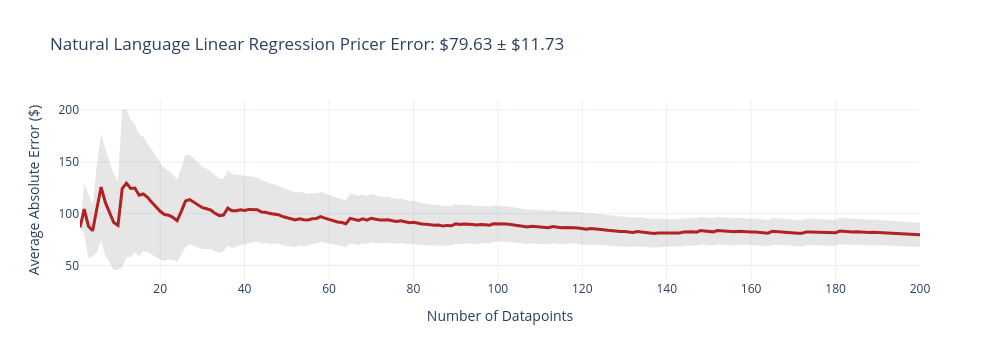
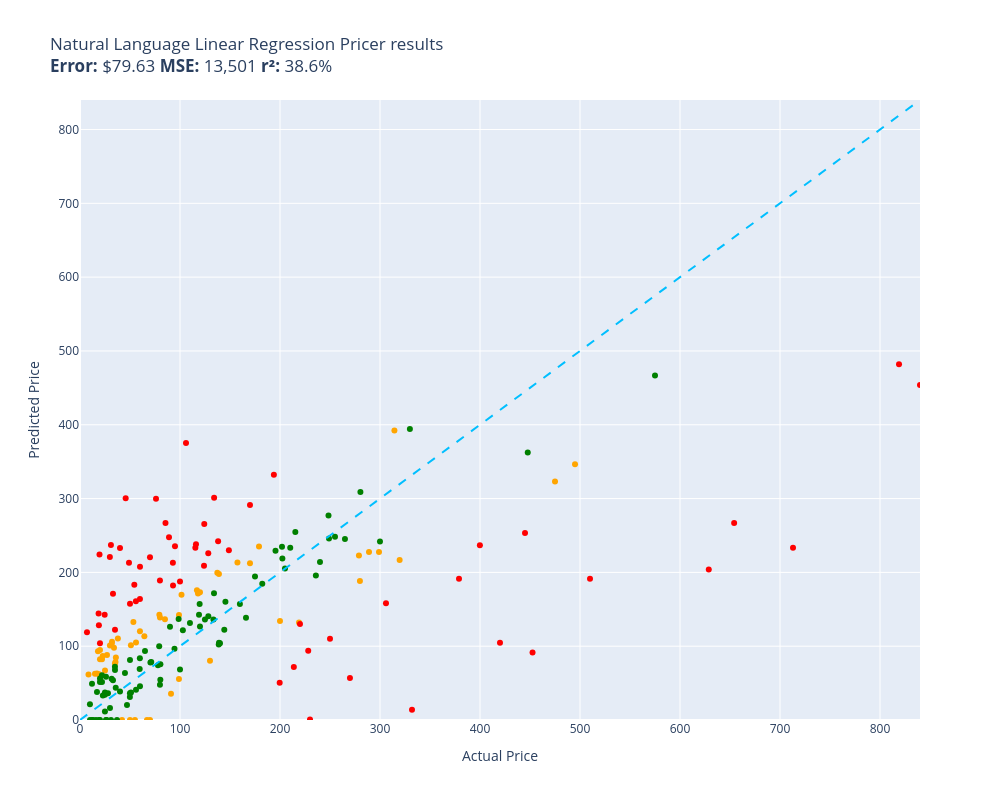

Write notebook code for charts like these, in order.
### Code cell
evaluate(natural_language_linear_regression_pricer, test)

### Figure 1 — Plotly figure (JSON) as saved in the notebook; plotly's stock layout.template omitted (floating-point values rounded to 4 significant figures; data arrays with more than 128 entries replaced by an {"elided": "..."} marker saying what was removed)
{"data": [{"fill": "toself", "fillcolor": "rgba(128,128,128,0.2)", "hoverinfo": "skip", "line": {"color": "rgba(255,255,255,0)"}, "name": "95% CI", "showlegend": false, "type": "scatter", "x": {"elided": "400 int values"}, "y": {"elided": "400 float values"}}, {"customdata": {"elided": "200x1 float values"}, "hovertemplate": "n=%{x}<br>Avg Error=$%{y:,.2f}<br>±95% CI=$%{customdata[0]:,.2f}<extra></extra>", "line": {"color": "firebrick", "width": 3}, "mode": "lines", "name": "Cumulative Avg Error", "type": "scatter", "x": {"elided": "200 int values"}, "y": {"elided": "200 float values"}}], "layout": {"height": 360, "showlegend": false, "title": {"text": "Natural Language Linear Regression Pricer Error: $79.63 ± $11.73"}, "width": 1000, "xaxis": {"title": {"text": "Number of Datapoints"}}, "yaxis": {"title": {"text": "Average Absolute Error ($)"}}}}

### Figure 2 — Plotly figure (JSON) as saved in the notebook; plotly's stock layout.template omitted (floating-point values rounded to 4 significant figures)
{"data": [{"customdata": [["Old Blood Noise Excess V2 Distortion Cho...\nGuess=$132.25 Actual=$219.00"], ["NewPower99 Battery Kit for Samsung Galax...\nGuess=$0.00 Actual=$54.95"], ["EXMAX NG-10X Fresnel Lens Focusing Adapt...\nGuess=$0.00 Actual=$69.98"], ["46mm Digital Pro High-Resolution Close-U...\nGuess=$82.37 Actual=$19.99"], ["GJY Portable TV,10.6 inch Mini TV for AT...\nGuess=$142.71 Actual=$79.36"], ["HK SYSTEMS 13\" Heavy Duty Black \"Push\" O...\nGuess=$136.35 Actual=$84.95"], ["Mini PC, Kinupute Desktop Computer E3-12...\nGuess=$346.55 Actual=$495.00"], ["10GBase-LR SFP+ Transceiver, Handar 10GB...\nGuess=$94.92 Actual=$19.99"], ["Deco Mount Pro Tripod Microphone Stand w...\nGuess=$120.16 Actual=$59.95"], ["Southwire 120V/15A Right Angle User Atta...\nGuess=$110.50 Actual=$37.87"], ["DALDED LED Light Kit for Lego Sonic Gree...\nGuess=$67.00 Actual=$24.99"], ["152MM Hole Saws M42 Bi-Metal High Speed ...\nGuess=$93.11 Actual=$17.99"], ["Baseball Backpacks Large 18 Inch Bookbag...\nGuess=$103.24 Actual=$31.77"], ["Adams Check Payment and Deposit Register...\nGuess=$78.51 Actual=$35.49"], ["3D Tree Hole Branches 075 Stair Risers D...\nGuess=$80.29 Actual=$129.99"], ["KOHLER 18865-CP Filtered Water Faucet, P...\nGuess=$323.15 Actual=$475.00"], ["Projector, CRAZVIEW Projector with WiFi ...\nGuess=$132.74 Actual=$53.40"], ["Festool 492370 Platin 2 S1000 Grit 6-Inc...\nGuess=$35.43 Actual=$91.00"], ["Miyaya@ Funny Animal Masks Collection fo...\nGuess=$63.03 Actual=$16.99"], ["Trail Gear Twin Stick Kit for Top Shift ...\nGuess=$188.22 Actual=$279.92"], ["Beck/Arnley 0421945 Air Filter\nGuess=$84.66 Actual=$35.87"], ["Ceramic Talavera Mexican Tile 4x4\", 9 Pi...\nGuess=$100.90 Actual=$29.95"], ["Marvel Legends Series X-Men 6-Inch Archa...\nGuess=$55.70 Actual=$98.95"], ["Intrepid International Dressage Letters-...\nGuess=$87.94 Actual=$26.99"], ["EMART Photography C Stand with Boom Arm,...\nGuess=$173.01 Actual=$119.99"], ["Replacement Remote Control for PANASONIC...\nGuess=$76.47 Actual=$34.95"], ["KS K-STORM Replacement Silicone Mushroom...\nGuess=$61.68 Actual=$8.50"], ["LSSAGOON Backpack for Women Teen Kids Gi...\nGuess=$97.97 Actual=$33.99"], ["Grey Pneumatic 1311SD Impact Socket Set\nGuess=$213.45 Actual=$157.43"], ["4pc Wheel Spacers Adapters 4\" (2inch Per...\nGuess=$175.78 Actual=$116.95"], ["LSI Broadcom SAS 9300-8i 8-port 12Gb/s S...\nGuess=$171.51 Actual=$118.00"], ["Mikrotik RB3011UIAS-RM RouterBOARD 10xGi...\nGuess=$227.71 Actual=$299.00"], ["AC Compressor & A/C Kit For BMW 335i 335...\nGuess=$392.18 Actual=$314.41"], ["Linkloos Solar Street Lights Outdoor Wat...\nGuess=$105.03 Actual=$55.99"], ["Universal Power Group 12V 100Ah Sealed L...\nGuess=$134.25 Actual=$199.99"], ["Auertech Portable Washing Machine, 14lbs...\nGuess=$142.27 Actual=$98.99"], ["18 Inch White Undermount Kitchen Sink - ...\nGuess=$235.01 Actual=$179.00"], ["New Replacement seat cover fits Yamaha M...\nGuess=$197.76 Actual=$138.95"], ["Evan Fischer Radiator Cooling Fan Assemb...\nGuess=$199.38 Actual=$137.34"], ["Raspberry Pi 3 Model B+ Aluminum Case Me...\nGuess=$62.72 Actual=$14.99"], ["LCD Screen for Dell Inspiron 17R 17.3\" H...\nGuess=$113.52 Actual=$64.37"], ["CTLAMP XL-2100 Professional Quality XL-2...\nGuess=$105.98 Actual=$32.00"], ["Baumgartens Sicurix Blank PVC ID Cards (...\nGuess=$61.81 Actual=$19.11"], ["VIPMOTOZ Sequential Turn Signal Premium ...\nGuess=$223.02 Actual=$278.94"], ["Venom Power Terra Hunter R/T+ R/T All-Te...\nGuess=$216.69 Actual=$319.65"], ["Audio Techinca ATW-T1002 System 10 Handh...\nGuess=$227.65 Actual=$289.00"], ["LD Compatible Ink Cartridge Replacement ...\nGuess=$0.00 Actual=$41.99"], ["BXYJY for Samsung Galaxy Z Fold 3 Case w...\nGuess=$0.00 Actual=$49.99"], ["sabermaster TCG Playmat yugioh playmat T...\nGuess=$82.32 Actual=$21.99"], ["Star Wars Die-Cast Metal TITANIUM Series...\nGuess=$86.77 Actual=$22.70"], ["DuraGo BR5330 Front Vented Disc Brake Ro...\nGuess=$169.69 Actual=$101.51"], ["KZ ZS10 Pro in Ear Monitor Headphone KZ ...\nGuess=$0.00 Actual=$66.99"], ["Pyle 2x120 Watt Home Audio Speaker Power...\nGuess=$101.16 Actual=$50.92"], ["MonMount Triple Monitor Stand Freestandi...\nGuess=$138.94 Actual=$79.99"], ["Xiaomi Redmi 10 2022 NFC 4G LTE (128GB +...\nGuess=$212.43 Actual=$169.99"]], "hovertemplate": "%{customdata[0]}<extra></extra>", "legendgroup": "orange", "marker": {"color": "orange", "size": 6, "symbol": "circle"}, "mode": "markers", "name": "orange", "orientation": "v", "showlegend": true, "type": "scatter", "x": [219.0, 54.95, 69.98, 19.99, 79.36, 84.95, 495.0, 19.99, 59.95, 37.87, 24.99, 17.99, 31.77, 35.49, 130.0, 475.0, 53.4, 91.0, 16.99, 279.9, 35.87, 29.95, 98.95, 26.99, 120.0, 34.95, 8.5, 33.99, 157.4, 117.0, 118.0, 299.0, 314.4, 55.99, 200.0, 98.99, 179.0, 138.9, 137.3, 14.99, 64.37, 32.0, 19.11, 278.9, 319.6, 289.0, 41.99, 49.99, 21.99, 22.7, 101.5, 66.99, 50.92, 79.99, 170.0], "xaxis": "x", "y": [132.3, 0.0, 0.0, 82.37, 142.7, 136.4, 346.6, 94.92, 120.2, 110.5, 67.0, 93.11, 103.2, 78.51, 80.29, 323.1, 132.7, 35.43, 63.03, 188.2, 84.66, 100.9, 55.7, 87.94, 173.0, 76.47, 61.68, 97.97, 213.5, 175.8, 171.5, 227.7, 392.2, 105.0, 134.2, 142.3, 235.0, 197.8, 199.4, 62.72, 113.5, 106.0, 61.81, 223.0, 216.7, 227.6, 0.0, 0.0, 82.32, 86.77, 169.7, 0.0, 101.2, 138.9, 212.4], "yaxis": "y"}, {"customdata": [["telpo Headlight Assembly Fit For 15 Camr...\nGuess=$238.19 Actual=$115.99"], ["Stand for Raven Pro Document Scanner - P...\nGuess=$220.94 Actual=$29.85"], ["RBC12-UPC Replacement Battery Cartridge ...\nGuess=$0.75 Actual=$229.99"], ["Bam France 2002XL Contoured Hightech Bla...\nGuess=$233.44 Actual=$713.00"], ["Metabo HPT 36V MultiVolt™ Cordless Rotar...\nGuess=$191.43 Actual=$379.00"], ["Innovative Percussion CB-6 Chamois Bass ...\nGuess=$183.37 Actual=$54.32"], ["LOVE MEI Galaxy S10 Lite Case, Military ...\nGuess=$170.92 Actual=$32.98"], ["CORSAIR Dominator Platinum RGB 32GB (2x1...\nGuess=$208.84 Actual=$124.00"], ["Bam Trekking 3027SB Single Black Clarine...\nGuess=$13.81 Actual=$332.00"], ["DEWALT 20V MAX* XR Impact Driver with Bl...\nGuess=$91.40 Actual=$452.53"], ["Scranton & Co 3 Drawer Mobile File Cabin...\nGuess=$233.23 Actual=$115.35"], ["Canon EOS Rebel T7 Digital SLR Camera wi...\nGuess=$481.92 Actual=$819.00"], ["Task T24287 Roman Ogee Router Bit with 1...\nGuess=$160.93 Actual=$55.88"], ["Travelpro Platinum Elite Slim Business L...\nGuess=$71.88 Actual=$213.83"], ["JRready ST6313 DT Deutsch Connector Kit,...\nGuess=$50.60 Actual=$199.68"], ["15\" Locking Shower Head Extension Arm in...\nGuess=$189.13 Actual=$79.95"], ["Mylites+ Standard Comic Book Mylar Sleev...\nGuess=$122.39 Actual=$34.99"], ["Dakota Alert MURS Alert Probe Sensor - M...\nGuess=$130.02 Actual=$219.99"], ["Diversitech WG840585 Motor, (Ddb) 1/3Hp,...\nGuess=$301.18 Actual=$134.12"], ["Retevis RT68 Soft Earhook Walkie Talkie ...\nGuess=$119.04 Actual=$6.99"], ["MC: Pindicator (Dual Intensity Amber)\nGuess=$232.97 Actual=$40.00"], ["Poison Spyder 10-08-020 Rocker Knocker\nGuess=$204.02 Actual=$628.76"], ["Lighted Triangle Mirror Cabinet Bathroom...\nGuess=$253.38 Actual=$445.00"], ["BESTILL Wall Mounted Shower Faucet Set, ...\nGuess=$299.82 Actual=$76.00"], ["Engine Thermostat, Replace 19301-PAA-306...\nGuess=$128.39 Actual=$18.89"], ["Dell Optiplex 390 Desktop Computer i3 3....\nGuess=$265.70 Actual=$124.27"], ["Neporal Full Spectrum Light Bulb, 6000K ...\nGuess=$144.25 Actual=$18.59"], ["LEGO Marvel Avengers War Machine Buster ...\nGuess=$163.98 Actual=$59.95"], ["Kingston Brass KS269SN Kingston Clawfoot...\nGuess=$158.32 Actual=$305.99"], ["KOHLER K-1185540-CP Assembly-Slider\nGuess=$300.38 Actual=$45.67"], ["Trim Kit for 2-handle Shower & Tub Valve...\nGuess=$235.49 Actual=$94.99"], ["iPhone 12/12 Pro Nicaragua Guardabarranc...\nGuess=$104.11 Actual=$19.97"], ["Pioneer 2AM401-BN Two Handle Kitchen Fau...\nGuess=$93.75 Actual=$228.22"], ["Aeromotive 13304 Regulator, X1 Adjustabl...\nGuess=$57.02 Actual=$269.95"], ["4LT LUMINETTE Vanity Opal GLS BSN\nGuess=$187.70 Actual=$99.99"], ["Canon Sure Shot 90u 35mm Date Camera\nGuess=$236.69 Actual=$399.89"], ["Wilkinson LOW GAUSS Vintage Tone Strat S...\nGuess=$237.22 Actual=$30.93"], ["Ibanez M510OVS Acoustic Mandolin in Vint...\nGuess=$291.40 Actual=$169.99"], ["Berta (6 Pieces) 1-1/4 inch Overlay, 90 ...\nGuess=$142.64 Actual=$24.66"], ["CradlePoint Compact Broadband Router (CB...\nGuess=$247.66 Actual=$89.00"], ["ECCPP Power Steering Pump for 2009-2010 ...\nGuess=$266.81 Actual=$85.48"], ["Skullcandy Hesh Evo Bluetooth Headphones...\nGuess=$220.41 Actual=$69.99"], ["ROHL WSGUM3018WH Wire Sink Grids, White\nGuess=$225.92 Actual=$128.28"], ["ASUS VY279HE-W 27” 1080P Monitor - White...\nGuess=$242.07 Actual=$138.10"], ["Music Hall pa15.3 MM/MC Phono Preamplifi...\nGuess=$110.08 Actual=$250.00"], ["Lorell Bell Chair Glide, 2.5\", Black\nGuess=$224.24 Actual=$19.50"], ["4 Inches Rolled Muffler Tip Catback Exha...\nGuess=$332.19 Actual=$193.88"], ["Competition Clutch Disc and Pressure Pla...\nGuess=$191.37 Actual=$510.00"], ["KUNFINE Android Radio CarPlay & Android ...\nGuess=$375.17 Actual=$106.00"], ["A-Premium Front Suspension Steering Knuc...\nGuess=$213.17 Actual=$48.99"], ["Dell XPS 13 9343-2727SLV 13.3\" Full HD S...\nGuess=$453.96 Actual=$839.99"], ["Pacific Drums PDCM1618TTRB 16 x 18 Inche...\nGuess=$104.52 Actual=$419.99"], ["Vinyl Soft Top Roll-up Adjustable Truck ...\nGuess=$230.08 Actual=$148.88"], ["Samsung DA97-07603B Freezer Ice Maker As...\nGuess=$182.15 Actual=$93.02"], ["Blanco 230966 Valea Stainless Steel Sink...\nGuess=$213.05 Actual=$92.88"], ["Empava 24\" Single Wall Ovens 10 Cooking ...\nGuess=$266.79 Actual=$654.14"], ["Viola Bow 4/4 Full Size Carbon Fiber (Bl...\nGuess=$157.43 Actual=$49.99"], ["Fender Hendrix Voodoo Child Coiled Instr...\nGuess=$207.74 Actual=$59.99"]], "hovertemplate": "%{customdata[0]}<extra></extra>", "legendgroup": "red", "marker": {"color": "red", "size": 6, "symbol": "circle"}, "mode": "markers", "name": "red", "orientation": "v", "showlegend": true, "type": "scatter", "x": [116.0, 29.85, 230.0, 713.0, 379.0, 54.32, 32.98, 124.0, 332.0, 452.5, 115.3, 819.0, 55.88, 213.8, 199.7, 79.95, 34.99, 220.0, 134.1, 6.99, 40.0, 628.8, 445.0, 76.0, 18.89, 124.3, 18.59, 59.95, 306.0, 45.67, 94.99, 19.97, 228.2, 269.9, 99.99, 399.9, 30.93, 170.0, 24.66, 89.0, 85.48, 69.99, 128.3, 138.1, 250.0, 19.5, 193.9, 510.0, 106.0, 48.99, 840.0, 420.0, 148.9, 93.02, 92.88, 654.1, 49.99, 59.99], "xaxis": "x", "y": [238.2, 220.9, 0.7492, 233.4, 191.4, 183.4, 170.9, 208.8, 13.81, 91.4, 233.2, 481.9, 160.9, 71.88, 50.6, 189.1, 122.4, 130.0, 301.2, 119.0, 233.0, 204.0, 253.4, 299.8, 128.4, 265.7, 144.2, 164.0, 158.3, 300.4, 235.5, 104.1, 93.75, 57.02, 187.7, 236.7, 237.2, 291.4, 142.6, 247.7, 266.8, 220.4, 225.9, 242.1, 110.1, 224.2, 332.2, 191.4, 375.2, 213.2, 454.0, 104.5, 230.1, 182.1, 213.1, 266.8, 157.4, 207.7], "yaxis": "y"}, {"customdata": [["SuppliesOutlet Compatible Toner Cartridg...\nGuess=$122.42 Actual=$144.29"], ["ACDelco GM Original Equipment FW339 Fron...\nGuess=$254.62 Actual=$215.33"], ["8544771 Dryer Heating Element, 279816 Th...\nGuess=$43.79 Actual=$35.74"], ["Pump Head TBVECHI 175PSI 4KW 5.5HP 21CFM...\nGuess=$394.18 Actual=$329.90"], ["Panasonic KX-TG6511B DECT 6.0 PLUS Expan...\nGuess=$99.81 Actual=$79.20"], ["LD Products Compatible Toner Cartridge R...\nGuess=$81.31 Actual=$49.98"], ["APS iBoard 6-inch Aluminum (Black Powder...\nGuess=$233.35 Actual=$210.23"], ["PEMP E65 E66 CDC Simulate Optical Fiber ...\nGuess=$142.62 Actual=$119.00"], ["Intermatic PX300 12V 300W Transformer wi...\nGuess=$171.60 Actual=$134.00"], ["SKB iSeries 3i-13096-6KP Case for BlackM...\nGuess=$194.37 Actual=$174.99"], ["June Garden 12\" Sweet Dolly Charlotte - ...\nGuess=$56.10 Actual=$19.99"], ["Aolemi Oil Rubbed Bronze Single Function...\nGuess=$136.82 Actual=$98.65"], ["Clementoni 39132.5 Jigsaw Puzzle 1,000 P...\nGuess=$47.86 Actual=$79.95"], ["GanFindX Portable Car Hand Controls for ...\nGuess=$157.08 Actual=$159.90"], ["KOMPUTERBAY 4GB 2X 2GB DDR2 1066MHz PC2-...\nGuess=$54.58 Actual=$80.34"], ["Evergreen HSHB2005 Cylinder Head Gasket ...\nGuess=$69.26 Actual=$59.69"], ["Tidal Front + Rear Fender Flares 4PC Poc...\nGuess=$248.28 Actual=$254.99"], ["Wenger City Upgrade Laptop Backpack with...\nGuess=$160.10 Actual=$145.42"], ["AUTOFREE LED Tail Lights Assembly Compat...\nGuess=$234.79 Actual=$201.99"], ["Fjallraven, Kanken Laptop 15\" Backpack f...\nGuess=$157.14 Actual=$119.65"], ["Evan-Fischer Front Bumper Cover Compatib...\nGuess=$218.96 Actual=$202.38"], ["Laisomeke Waterproof Junction Box, Unive...\nGuess=$0.00 Actual=$11.99"], ["Sumerain S1339CM Double Handle Widesprea...\nGuess=$195.89 Actual=$235.86"], ["Webcem Solar Shed Light Outdoor Indoor, ...\nGuess=$74.33 Actual=$77.96"], ["Western Digital Enterprise RE4-GP 2TB SA...\nGuess=$131.27 Actual=$109.95"], ["DIMARZIO 204284 DP 163FBK Blues Bucker G...\nGuess=$126.20 Actual=$89.99"], ["VLAND LED Smoked Taillights Compatible F...\nGuess=$213.96 Actual=$239.99"], ["PM Auto Front Right Quick Complete Strut...\nGuess=$136.04 Actual=$124.94"], ["Tablet PC Cover Compatible with Lenovo T...\nGuess=$55.97 Actual=$31.61"], ["Ultra Duster Canned Air Net 10 Oz 6-Pack\nGuess=$31.20 Actual=$49.90"], ["IQShield Screen Protector Compatible wit...\nGuess=$21.18 Actual=$9.95"], ["Liberty Imports 12 Pack: US Military Toy...\nGuess=$37.80 Actual=$16.98"], ["Pidoko Kids Train Table, Grey with 90 Pc...\nGuess=$126.72 Actual=$119.97"], ["Satco S9596, 4 Count (Pack of 1), 4.18\nGuess=$49.11 Actual=$12.00"], ["ANZO USA 111207 GMC SIERRA 99-06 / YUKON...\nGuess=$184.51 Actual=$182.28"], ["KUNN Small Electrician Tool Pouch Utilit...\nGuess=$51.59 Actual=$21.99"], ["Walker Exhaust Ultra EPA 16478 Direct Fi...\nGuess=$466.81 Actual=$574.99"], ["GE RPWF SmartWater Comparable Refrigerat...\nGuess=$0.00 Actual=$36.99"], ["Urth 62mm UV, Circular Polarizing (CPL),...\nGuess=$104.51 Actual=$139.00"], ["MGP Caliper Covers 39011SACURD Red Powde...\nGuess=$245.86 Actual=$249.00"], ["Royal Designs, Inc. Decorative Abundant ...\nGuess=$37.09 Actual=$24.95"], ["NewFantasia Replacement Audio Cable with...\nGuess=$0.00 Actual=$31.00"], ["MONOCARBON Forged Carbon Fiber Case for ...\nGuess=$45.58 Actual=$59.99"], ["DuraGo 29515020 Front Hub Assembly\nGuess=$140.73 Actual=$128.34"], ["MXR Carbon Copy Deluxe Analog Delay Guit...\nGuess=$229.47 Actual=$195.50"], ["Chalkboard Name Badges with Magnetic Bac...\nGuess=$51.58 Actual=$19.95"], ["GENUINE VOLVO THERMOSTAT (3.0, 3.2) S60 ...\nGuess=$121.56 Actual=$102.85"], ["USB Charger, CIVIE High Speed 60W Multip...\nGuess=$0.00 Actual=$15.99"], ["Pyle Wireless Rear View Backup Camera - ...\nGuess=$77.93 Actual=$70.45"], ["Cardone 84-58642 New HEI Electronic Dist...\nGuess=$138.58 Actual=$165.99"], ["Hp Pavilion P7-1257c Motherboard Aahd3-h...\nGuess=$83.54 Actual=$59.86"], ["Kastar Battery Pack Replacement for Sony...\nGuess=$0.00 Actual=$19.99"], ["Amana Tool - SC587 Carbide Tipped 3-Wing...\nGuess=$78.46 Actual=$71.23"], ["AZX Stylus Pencil for Apple iPad Pro 202...\nGuess=$16.27 Actual=$29.99"], ["UPR Mach 1 Chin Spoiler Fits 94-98 Musta...\nGuess=$93.52 Actual=$64.99"], ["SP Air Corporation SP-8102BU 1/4-Inch He...\nGuess=$205.36 Actual=$204.99"], ["Diversitech UC2436-3 Ultralite Condenser...\nGuess=$75.55 Actual=$80.39"], ["200 ' feet True 14 Gauge AWG CCA Speaker...\nGuess=$63.73 Actual=$44.95"], ["APS iBoard (304 Stainless Steel Polished...\nGuess=$245.17 Actual=$264.95"], ["200 Couples Conversation Cards - Enjoy B...\nGuess=$53.84 Actual=$32.97"], ["The Puppet Company - Carpet-Unicorn, Whi...\nGuess=$0.00 Actual=$19.00"], ["KYX Racing Hardened Steel Center Drive S...\nGuess=$20.19 Actual=$46.99"], ["StonKraft Brass Chess Board Game Set wit...\nGuess=$103.95 Actual=$140.00"], ["OEM Samsung Remote Control Shipped with ...\nGuess=$40.85 Actual=$56.00"], ["Custom Engagement Logo Desk Embosser Sea...\nGuess=$36.09 Actual=$49.95"], ["520 Pieces Christmas Envelope Seal Stick...\nGuess=$0.00 Actual=$25.99"], ["BestPricedDecals Wine A BIT, You'll Feel...\nGuess=$0.00 Actual=$12.98"], ["VATOS 4 Packs Bubble Machine Gun for Kid...\nGuess=$33.13 Actual=$22.88"], ["Steering Wheel, Carbon Fiber Automotive ...\nGuess=$362.28 Actual=$447.74"], ["VONADO Space Wars Colonial Viper MK1 Bui...\nGuess=$38.72 Actual=$39.99"], ["Replacement Remote Control fit for Sony ...\nGuess=$0.00 Actual=$9.99"], ["Disney Princess Sparkling Princess Sleep...\nGuess=$34.35 Actual=$24.95"], ["Glovion Music Stand Light, Clip On Piano...\nGuess=$36.13 Actual=$27.99"], ["Intex River Run Connect Lounge (Four)\nGuess=$96.41 Actual=$94.49"], ["Think Gizmos Build Your Own Robot Toys f...\nGuess=$11.64 Actual=$24.95"], ["HP Laserjet 2100 Laser Printer W/Test Pr...\nGuess=$241.88 Actual=$299.98"], ["PowerSport Front Rear Brakes and Rotors ...\nGuess=$276.94 Actual=$248.51"], ["VTech Strum and Jam Kidi Musical Guitar ...\nGuess=$60.65 Actual=$21.99"], ["Targus CityGear Durable Backpack, Black,...\nGuess=$136.21 Actual=$133.43"], ["W11130208 W10695459 Refrigerator LED Mod...\nGuess=$0.00 Actual=$26.59"], ["Jada Toys Ryan's World Combo Panda Airli...\nGuess=$72.03 Actual=$34.94"], ["STICKGOO Peel and Stick Backsplash for K...\nGuess=$67.79 Actual=$34.99"], ["Garmin 010-12402-10 GT15M-TM Transom-Mou...\nGuess=$102.38 Actual=$138.74"], ["Fitness Center Gym Room Weight Train Dua...\nGuess=$68.37 Actual=$99.99"], ["For Volvo C70 S70 V70 V40 S40 AC Compres...\nGuess=$308.78 Actual=$280.41"], ["Refresh NSF-53 Premium Replacement Refri...\nGuess=$37.16 Actual=$50.99"], ["NICKSTON Red Sparkling Glitter Slim Band...\nGuess=$58.70 Actual=$25.99"]], "hovertemplate": "%{customdata[0]}<extra></extra>", "legendgroup": "green", "marker": {"color": "green", "size": 6, "symbol": "circle"}, "mode": "markers", "name": "green", "orientation": "v", "showlegend": true, "type": "scatter", "x": [144.3, 215.3, 35.74, 329.9, 79.2, 49.98, 210.2, 119.0, 134.0, 175.0, 19.99, 98.65, 79.95, 159.9, 80.34, 59.69, 255.0, 145.4, 202.0, 119.7, 202.4, 11.99, 235.9, 77.96, 110.0, 89.99, 240.0, 124.9, 31.61, 49.9, 9.95, 16.98, 120.0, 12.0, 182.3, 21.99, 575.0, 36.99, 139.0, 249.0, 24.95, 31.0, 59.99, 128.3, 195.5, 19.95, 102.8, 15.99, 70.45, 166.0, 59.86, 19.99, 71.23, 29.99, 64.99, 205.0, 80.39, 44.95, 264.9, 32.97, 19.0, 46.99, 140.0, 56.0, 49.95, 25.99, 12.98, 22.88, 447.7, 39.99, 9.99, 24.95, 27.99, 94.49, 24.95, 300.0, 248.5, 21.99, 133.4, 26.59, 34.94, 34.99, 138.7, 99.99, 280.4, 50.99, 25.99], "xaxis": "x", "y": [122.4, 254.6, 43.79, 394.2, 99.81, 81.31, 233.4, 142.6, 171.6, 194.4, 56.1, 136.8, 47.86, 157.1, 54.58, 69.26, 248.3, 160.1, 234.8, 157.1, 219.0, 0.0, 195.9, 74.33, 131.3, 126.2, 214.0, 136.0, 55.97, 31.2, 21.18, 37.8, 126.7, 49.11, 184.5, 51.59, 466.8, 0.0, 104.5, 245.9, 37.09, 0.0, 45.58, 140.7, 229.5, 51.58, 121.6, 0.0, 77.93, 138.6, 83.54, 0.0, 78.46, 16.27, 93.52, 205.4, 75.55, 63.73, 245.2, 53.84, 0.0, 20.19, 103.9, 40.85, 36.09, 0.0, 0.0, 33.13, 362.3, 38.72, 0.0, 34.35, 36.13, 96.41, 11.64, 241.9, 276.9, 60.65, 136.2, 0.0, 72.03, 67.79, 102.4, 68.37, 308.8, 37.16, 58.7], "yaxis": "y"}, {"hoverinfo": "skip", "line": {"color": "deepskyblue", "dash": "dash", "width": 2}, "mode": "lines", "name": "y = x", "showlegend": false, "type": "scatter", "x": [0, 840.0], "y": [0, 840.0]}], "layout": {"height": 800, "legend": {"title": {"text": "color"}, "tracegroupgap": 0}, "showlegend": false, "title": {"text": "Natural Language Linear Regression Pricer results<br><b>Error:</b> $79.63 <b>MSE:</b> 13,501 <b>r²:</b> 38.6%"}, "width": 1000, "xaxis": {"anchor": "y", "domain": [0, 1], "range": [0, 840.0], "title": {"text": "Actual Price"}}, "yaxis": {"anchor": "x", "domain": [0, 1], "range": [0, 840.0], "title": {"text": "Predicted Price"}}}}
